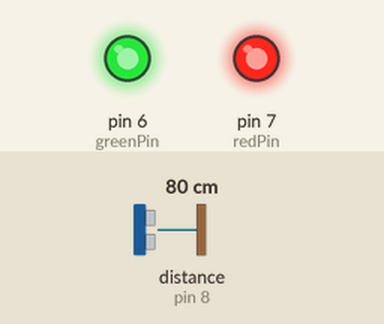
A sketch run on a simulated Arduino Uno, built with avr-gcc and run on an emulated ATmega328P. Shown: output pins drawn as LEDs (lit = HIGH). Wiring (inferred from the names in the program): ultrasonic range finder: trigger pin 9; echo pin 8. Inputs (shaded band) come from the test bench; at power-on: distance to the obstacle (sensor on pin 8) 80 cm. The echo pulse lasts 58.3 µs per cm; pins used as bus, display or sensor lines are not drawn.

Above: at 2.2 s.
2.3 s: distance to the obstacle (sensor on pin 8) set to 75 cm
At 2.8 s:
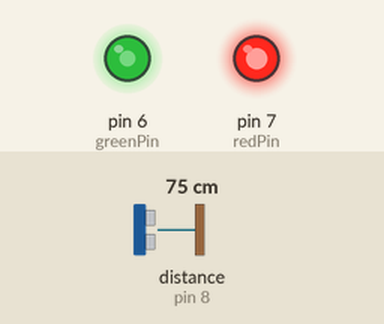
3.8 s: distance to the obstacle (sensor on pin 8) set to 64 cm
5.3 s: distance to the obstacle (sensor on pin 8) set to 57 cm
At 6.2 s:
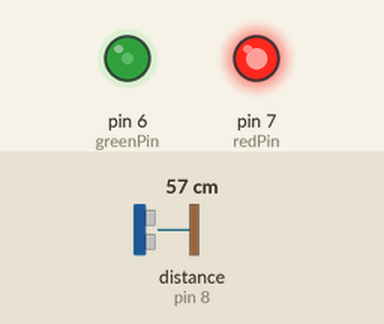
6.9 s: distance to the obstacle (sensor on pin 8) set to 44 cm
8.4 s: distance to the obstacle (sensor on pin 8) set to 36 cm
At 9.6 s:
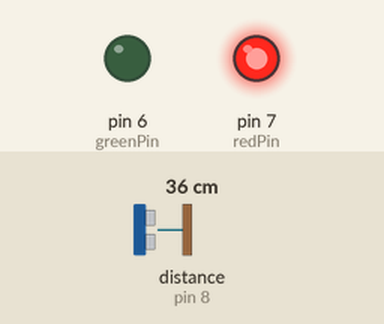
9.9 s: distance to the obstacle (sensor on pin 8) set to 60 cm
At 11.2 s:
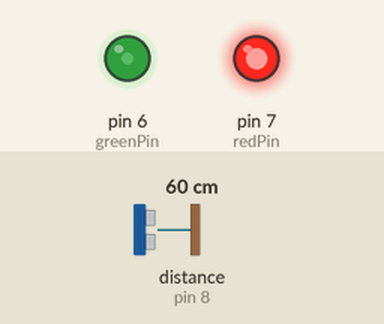
Timing chart, 0 to 12.4 s (numbered marks = the images above; inputs shaded):
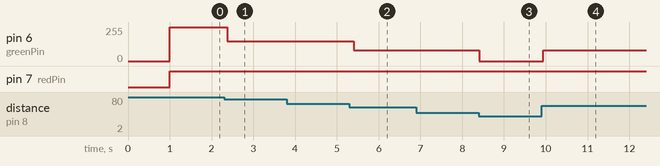

Measured:
- the behaviour switches between 80 and 79 cm on distance to the obstacle (sensor on pin 8) (found by bisection; images 0 and 1)
- the behaviour switches between 61 and 60 cm on distance to the obstacle (sensor on pin 8) (found by bisection; images 1 and 2)
- the behaviour switches between 41 and 40 cm on distance to the obstacle (sensor on pin 8) (found by bisection; images 2 and 3)
- after the input at 2.3 s, pin 6 (greenPin): 255/255 → 150/255 after 0.07 s
- after the input at 3.8 s, every drawn part: stays the same
- after the input at 5.3 s, pin 6 (greenPin): 150/255 → 80/255 after 0.10 s
- after the input at 6.9 s, every drawn part: stays the same
- after the input at 8.4 s, pin 6 (greenPin): 80/255 → 0/255 at once
- after the input at 9.9 s, pin 6 (greenPin): 0/255 → 80/255 at once

The sketch:

ParkingAssist.ino
```cpp
int triggerPin = 9;
int echoPin = 8;
int redPin=7;
int greenPin=6;


long readUltrasonicDistance(int triggerPin, int echoPin)
{
  pinMode(triggerPin, OUTPUT); // Clear the trigger
  digitalWrite(triggerPin, LOW);
  delayMicroseconds(2);
  // Sets the trigger pin to HIGH state for 10 microseconds
  digitalWrite(triggerPin, HIGH);
  delayMicroseconds(10);
  digitalWrite(triggerPin, LOW);
  pinMode(echoPin, INPUT);
  // Reads the echo pin, and returns the sound wave travel time in microseconds
  return 0.01723 * pulseIn(echoPin, HIGH);
}


void setup()
{
    delay(1000);
    pinMode(redPin, OUTPUT);
    pinMode(greenPin, OUTPUT);
}


void loop()
{
  int value=readUltrasonicDistance(triggerPin,echoPin);
  if(value<40){
    analogWrite(redPin, 255);
    analogWrite(greenPin, 0);
  }else if(value<60){
    analogWrite(redPin, 255);
    analogWrite(greenPin, 80);
  }else if(value<80){
    analogWrite(redPin, 255);
    analogWrite(greenPin, 150);
  }else if(value<100){
    analogWrite(redPin, 200);
    analogWrite(greenPin, 255);
  }else{
    analogWrite(redPin, 0);
    analogWrite(greenPin, 255);
  }

  delay(100); // Delay a little bit to improve simulation performance
}
```
